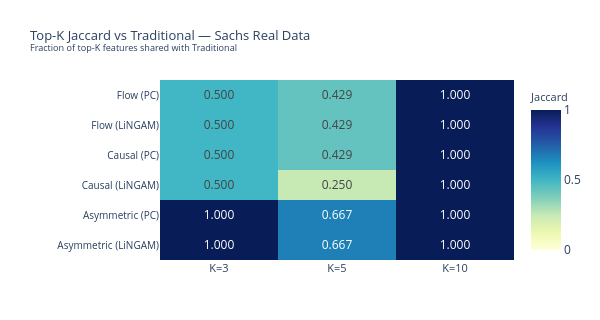

Write notebook code for a chart like this one.
### Code cell
# ── 4b: Top-K Jaccard heatmap — method × graph vs K ──────────────────────────
df_jacc = df_metrics[df_metrics["Method"].isin(BASE_METHODS)][["Method", "Graph", "K", "Jaccard"]]

pivot_jacc = df_jacc.pivot_table(
    index=["Method", "Graph"], columns="K", values="Jaccard"
)
row_labels = [f"{m} ({g})" for m, g in pivot_jacc.index]
col_labels = [f"K={k}" for k in pivot_jacc.columns]

fig_jacc = go.Figure(go.Heatmap(
    z            = pivot_jacc.values,
    x            = col_labels,
    y            = row_labels,
    colorscale   = "YlGnBu",
    zmin=0, zmax=1,
    text         = [[f"{v:.3f}" for v in row] for row in pivot_jacc.values],
    texttemplate = "%{text}",
    textfont     = dict(size=12),
    colorbar     = dict(title=dict(text="Jaccard", font=dict(size=11))),
    hovertemplate="<b>%{y}</b> — %{x}<br>Jaccard=%{z:.3f}<extra></extra>",
))
fig_jacc.update_layout(
    title=dict(text="Top-K Jaccard vs Traditional — Sachs Real Data<br>"
               "<sup>Fraction of top-K features shared with Traditional</sup>",
               font=dict(size=13)),
    height=320, width=600,
    margin=dict(l=160, r=80, t=80, b=60),
    xaxis=dict(tickfont=dict(size=11)),
    yaxis=dict(tickfont=dict(size=10)),
)
fig_jacc.show()

### Figure 1 — Plotly figure (JSON) as saved in the notebook; plotly's stock layout.template omitted (floating-point values rounded to 4 significant figures)
{"data": [{"colorbar": {"title": {"font": {"size": 11}, "text": "Jaccard"}}, "colorscale": [[0, "rgb(255,255,217)"], [0.125, "rgb(237,248,177)"], [0.25, "rgb(199,233,180)"], [0.375, "rgb(127,205,187)"], [0.5, "rgb(65,182,196)"], [0.625, "rgb(29,145,192)"], [0.75, "rgb(34,94,168)"], [0.875, "rgb(37,52,148)"], [1, "rgb(8,29,88)"]], "hovertemplate": "<b>%{y}</b> — %{x}<br>Jaccard=%{z:.3f}<extra></extra>", "text": [["1.000", "0.667", "1.000"], ["1.000", "0.667", "1.000"], ["0.500", "0.250", "1.000"], ["0.500", "0.429", "1.000"], ["0.500", "0.429", "1.000"], ["0.500", "0.429", "1.000"]], "textfont": {"size": 12}, "texttemplate": "%{text}", "type": "heatmap", "x": ["K=3", "K=5", "K=10"], "y": ["Asymmetric (LiNGAM)", "Asymmetric (PC)", "Causal (LiNGAM)", "Causal (PC)", "Flow (LiNGAM)", "Flow (PC)"], "z": [[1.0, 0.6667, 1.0], [1.0, 0.6667, 1.0], [0.5, 0.25, 1.0], [0.5, 0.4286, 1.0], [0.5, 0.4286, 1.0], [0.5, 0.4286, 1.0]], "zmax": 1, "zmin": 0}], "layout": {"height": 320, "margin": {"b": 60, "l": 160, "r": 80, "t": 80}, "title": {"font": {"size": 13}, "text": "Top-K Jaccard vs Traditional — Sachs Real Data<br><sup>Fraction of top-K features shared with Traditional</sup>"}, "width": 600, "xaxis": {"tickfont": {"size": 11}}, "yaxis": {"tickfont": {"size": 10}}}}
